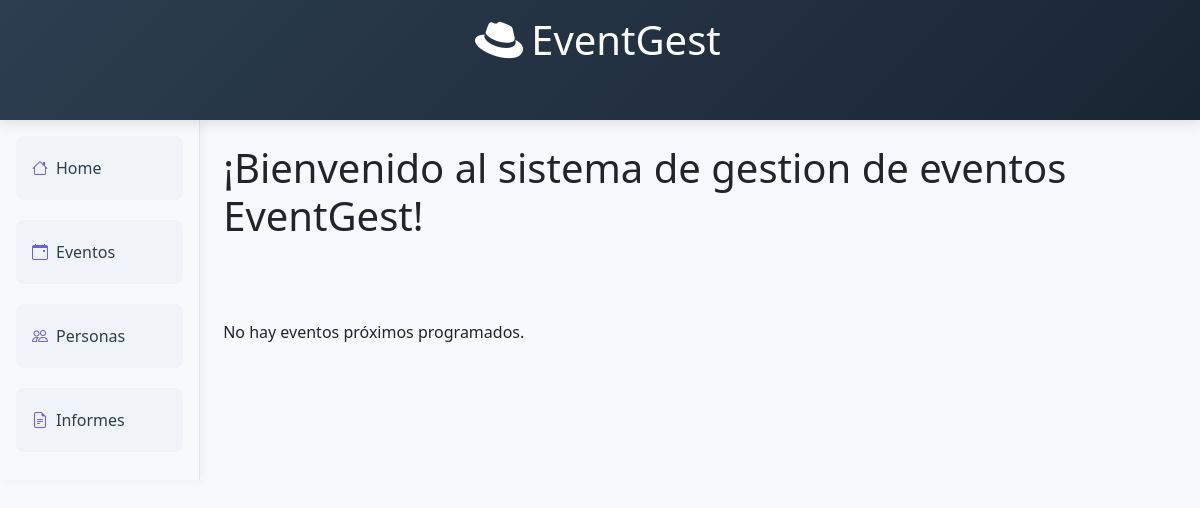
/, run on an earlier commit of the app's database.
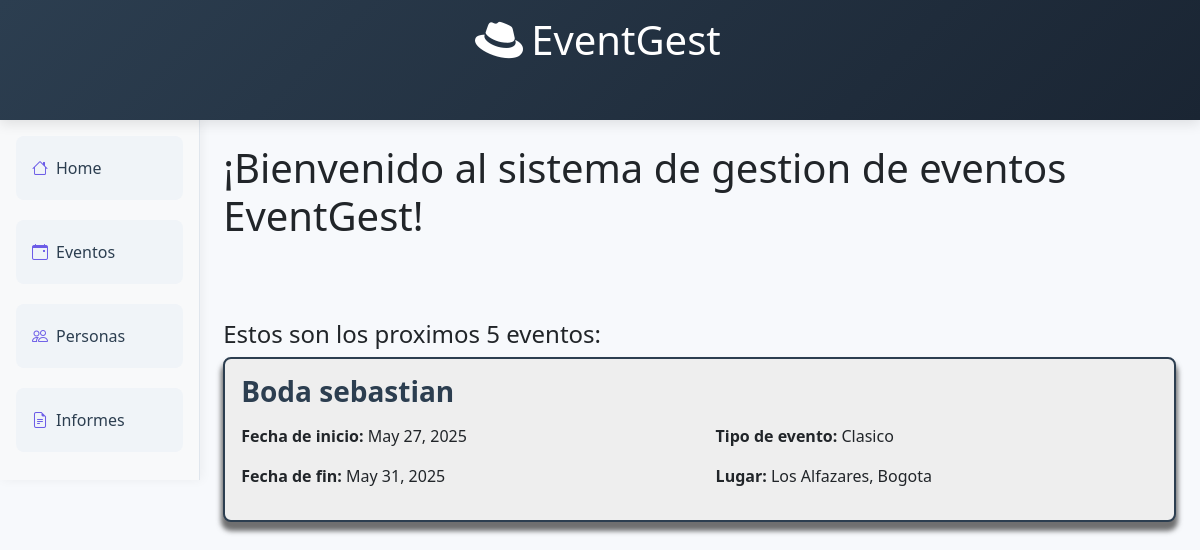
And on a later commit of the database.
### event_module/models.py (models this page shows, shortened)
class Event(models.Model):
    name = models.CharField(max_length=100, validators=[MinLengthValidator(3)])
    startDate = models.DateField()
    endDate = models.DateField()
    place = models.ForeignKey(Place, on_delete=models.CASCADE)
    typeEvent = models.ForeignKey(TypeEvent, on_delete=models.CASCADE)
    client = models.ForeignKey('people_module.Person', on_delete=models.CASCADE, related_name="events")
    isVisible = models.BooleanField(default=True)
    def __str__(self):
        return f"{self.name} ({self.startDate} - {self.endDate}) en {self.place.name}, {self.place.city}"

class TypeEvent(models.Model):
    type = models.CharField(max_length=100, validators=[name_validator])

class Place(models.Model):
    city = models.CharField(max_length=100, validators=[name_validator])
    address = models.CharField(max_length=200, blank=False)
    name = models.CharField(max_length=100, validators=[name_validator])

### people_module/views.py (the view)
# urls.py: path("", views.index, name="index"),
def index(request):
    today = date.today()
    upcoming_events = event_services.filter_event_by(
        startDate__gt=today,
        isVisible=True
    ).order_by('startDate')[:5]
    print(upcoming_events)
    return render(request, "index.html", {'events': upcoming_events})

### event_module/services.py (called while the page is built)
def filter_event_by(**kwargs):
    print("función filter_event_by")
    return Event.objects.filter(**kwargs)

### people_module/templates/index.html
{% extends 'header-people.html' %}
{% block content %}
    <div style="padding: 3vh">
        <h1 style="margin-bottom: 10vh;">¡Bienvenido al sistema de gestion de eventos EventGest!</h1>
        {% if events %}
            <div style="margin-top: 4vh;">
                <h4>Estos son los proximos 5 eventos:</h4>
                {% for event in events %}
                    <div class="event-container">
                        <div style="margin-bottom: 2vh;">
                            <h3>{{ event.name }}</h3>
                        </div>
                        <div style="display: flex; gap: 4vh;">
                            <div style="flex: 1;">
                                <p><strong>Fecha de inicio:</strong> {{ event.startDate }}</p>
                                <p><strong>Fecha de fin:</strong> {{ event.endDate }}</p>
                            </div>
                            <div style="flex: 1;">
                                <p><strong>Tipo de evento:</strong> {{ event.typeEvent.type }}</p>
                                <p><strong>Lugar:</strong> {{ event.place.name }}, {{ event.place.city }}</p>
                            </div>
                        </div>
                    </div>
                {% endfor %}
            </div>
        {% else %}
            <div style="margin-top: 4vh;">
                <p>No hay eventos próximos programados.</p>
            </div>
        {% endif %}
    </div>
{% endblock %}

What changed in the data, as far as the page shows it:
now on this page (row edited): Event: name "Boda sebastian", startDate "May 27, 2025", endDate "May 31, 2025", typeEvent.type "Clasico", place.name "Los Alfazares", place.city "Bogota"
Also different on the page:
text no longer shown: "No hay eventos próximos programados."
text now shown: "Estos son los proximos 5 eventos:"
